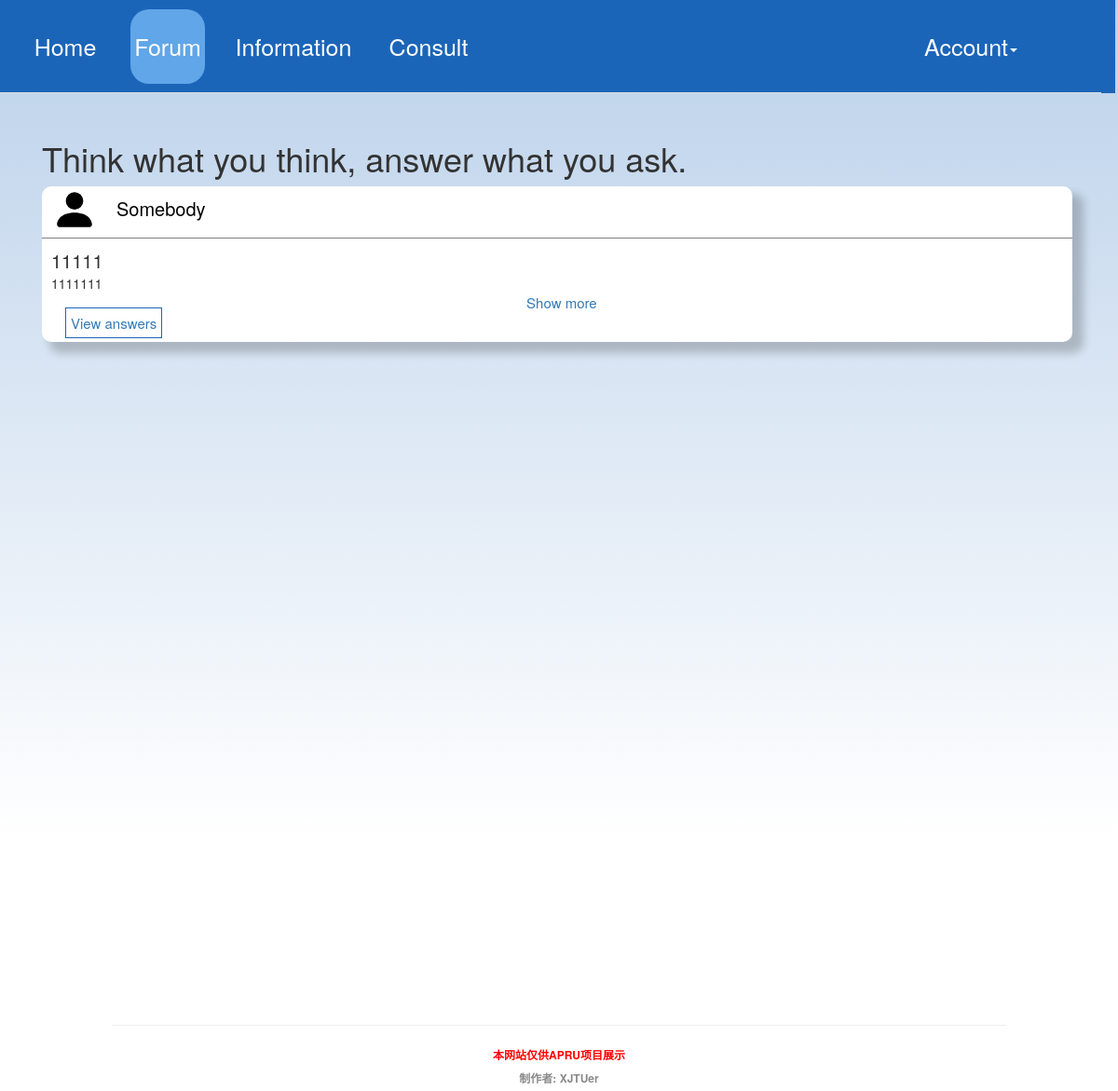
/forum, run on an earlier commit of the app's database.
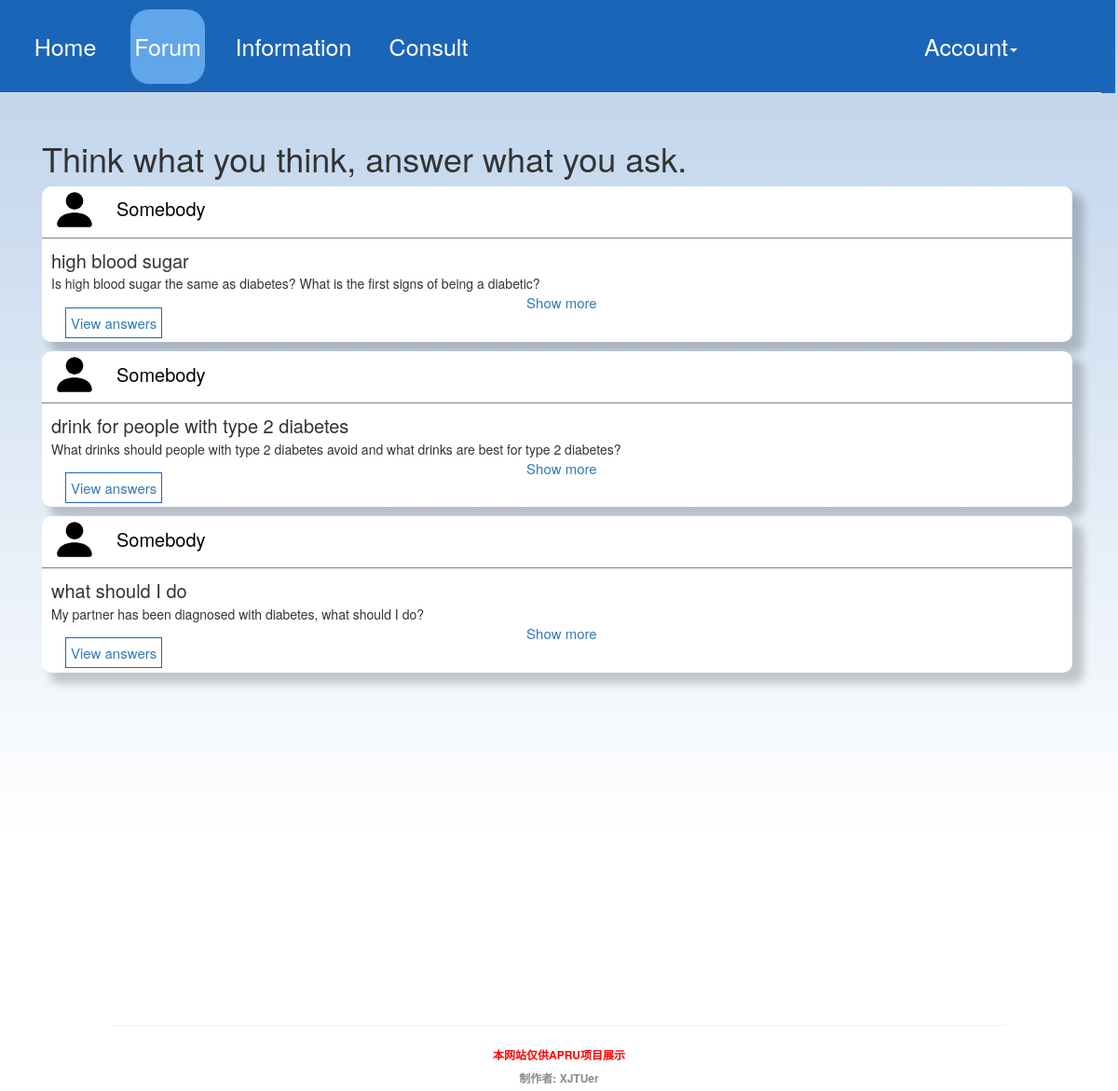
And on a later commit of the database.
### appdir/models.py (models this page shows, shortened)
class Question(db.Model):
    id = db.Column(db.Integer, primary_key=True)
    title = db.Column(db.String(100), index=True)
    question = db.Column(db.String(300), index=True)
    user_id = db.Column(db.Integer, db.ForeignKey('user.id'))
    datetime = db.Column(db.DateTime)

### appdir/routes.py (the view)
@app.route('/forum', methods=['GET', 'POST'])
def forum():
    return render_template('forum.html', questions=get_all_questions())

### appdir/utils/util.py (called while the page is built)
def get_all_questions():
    questions = Question.query.all()
    question_data = []
    for question in questions:
        question_data.append({
            'id': question.id,
            'title': question.title,
            'question': question.question,
            'datetime': question.datetime,
            'user_id': question.user_id
        })
    return question_data

### appdir/templates/forum.html (shortened to what this page needs)
{% extends 'base.html' %}
{% block content %}
    <link rel="stylesheet" href="../static/css/forum.css" type="text/css" media="all">
    <div class="container">
        <h1 style="margin-top:150px;margin-left:30px;">Think what you think, answer what you ask.</h1>
        <div class="forum-container">
            <div class="left_row">
                <div class="forum-info">
                    {% for question in questions %}
                        <div class="forum-msg">
                            <div class="photo-and-name">
                                <div class="photo">
                                    <img src="../static/image/bootstrap-icon/person-fill.svg"
                                         style="width:50px;height:50px;" alt="" loading="lazy">
                                </div>
                                <div class="name">Somebody</div>
                            </div>
                            <div class="content">
                                <div class="title">{{ question.title }}</div>
                                <div class="text" id={{ question.id }}>{{ question.question }}</div>
                                <div class="tip">
                                    <a id="tips" class="showMore" onclick="expand(this,{{ question.id }})">Show more</a>
                                </div>
                                <div class="otherItem">
                                    <a href="/question{{ question.id }}" class="check-answer">View answers</a>
                                </div>
                            </div>
                        </div>
                    {% endfor %}
                </div>
            </div>
        </div>
    </div>
{% endblock %}

### appdir/templates/base.html (shortened to what this page needs)
<!DOCTYPE html>
<html lang="en">
<head>
    <link href="https://cdn.staticfile.org/twitter-bootstrap/3.3.7/css/bootstrap.min.css" rel="stylesheet">
</head>
<body>
<div class="container_test" style="width:100%;">
    <div class="row clearfix">
        <div class="col-md-12 column"
             style="background:linear-gradient(to bottom, rgb(27, 101, 185), rgba(27, 101, 185, 1));position:fixed;z-index:1000;height:100px;width:101%">
            <ul class="nav nav-tabs" style="height:100px;width:100%">
                <li class="active" style="height:100px;width:100px;margin-left:20px;">
                    <div class="centered-text"
                         style="background-color:rgb(96,166,232);border-radius:20px;height:80px;width:100px"
                         id="homeHover">
                        <a class="navi-item" href="/index">Home</a>
                    </div>
                </li>
                <li style="height:100px;width:100px;">
                    <div class="centered-text" style="border-radius:20px;height:80px;margin-left:20px" id="forumHover">
                        <a class="navi-item" href="/forum">Forum</a>
                    </div>
                </li>
                <li style="height:100px;width:150px;margin-left:20px;">
                    <div class="centered-text" style="border-radius:20px;height:80px;width:150px;" id="InfoHover">
                        <a class="navi-item" href="/info">Information</a>
                    </div>
                </li>
                <li style="height:100px;width:100px;color:margin-left:20px;">
                    <div class="centered-text" style="border-radius:20px;height:80px;width:100px;margin-left:20px"
                         id="consultHover">
                        <a class="navi-item" href="/consult">Consult</a>
                    </div>
                </li>
                <li class="dropdown pull-right" style="height:100px;width:150px;left:-50px">
                    <div class="centered-text" style="border-radius:20px;height:80px;width:120px" id="accountHover">
                        <a class="navi-item" href="#"
                           data-toggle="dropdown" id="test">Account<strong class="caret"></strong></a>
                    </div>
                </li>
            </ul>
        </div>
    </div>
    {% block content %}{% endblock %}
</div>
<div class="text-center" style="margin-top: 200px">
    <HR style="FILTER: alpha(opacity=100,finishopacity=0,style=3)" width="80%" color=#987cb9 SIZE=3>
    <label style="font-size: 12px;color: red">本网站仅供APRU项目展示</label><br>
    <label style="font-size: 12px;color: #8a8a8a">制作者: XJTUer</label>
</div>
</body>
</html>

### appdir/static/css/forum.css (style rules this page uses)
.container { width: 100%; background: linear-gradient(to bottom, rgba(27, 101, 185, 0.3), rgba(27, 101, 185, 0)); }
.forum-container { width：100 %; display: flex; flex-direction: row; }
.left_row { margin-left: 30px; display: flex; flex-direction: column; width: 100%; }
.forum-info { height: 700px; overflow-y: scroll; display: flex; flex-direction: column; }
.forum-msg { background-color: white; width: 97%; display: flex; flex-direction: column; margin-bottom: 10px; box-shadow: 10px 10px 10px 2px rgba(0, 0, 0, 0.2); border-radius: 10px; }
.photo-and-name { display: flex; align-items: center; border-bottom: 1px solid gray; padding-bottom: 5px; }
.photo { margin-left: 10px; width: 50px; height: 50px; }
.name { margin-left: 20px; font-size: 20px; color: black; }
.content { display: flex; flex-direction: column; margin-left: 10px; }
.title { margin-top: 10px; font-size: 20px; }
.text { overflow: hidden; position: relative; height: 20px; transition: height 0.5s ease; }
.tip { display: flex; justify-content: center; }
a.showMore { font-size: 15px; }
.otherItem { margin-bottom: 10px; }
a.check-answer { font-size: 15px; margin: 15px; border: 1px solid rgb(27, 101, 185); padding: 5px; }

### appdir/templates/base.html (style rules this page uses)
.centered-text { margin-top: 10px; display: flex; justify-content: center; align-items: center; }
a.navi-item { font-size: 25px; color: white; }

What changed in the data, as far as the page shows it:
removed Question: title "11111", question "1111111"
added Question: title "high blood sugar", question "Is high blood sugar the same as diabetes? What is the first signs of being a diabetic?"
added Question: title "drink for people with type 2 diabetes", question "What drinks should people with type 2 diabetes avoid and what drinks are best for type 2 diabetes?"
added Question: title "what should I do", question "My partner has been diagnosed with diabetes, what should I do?"
